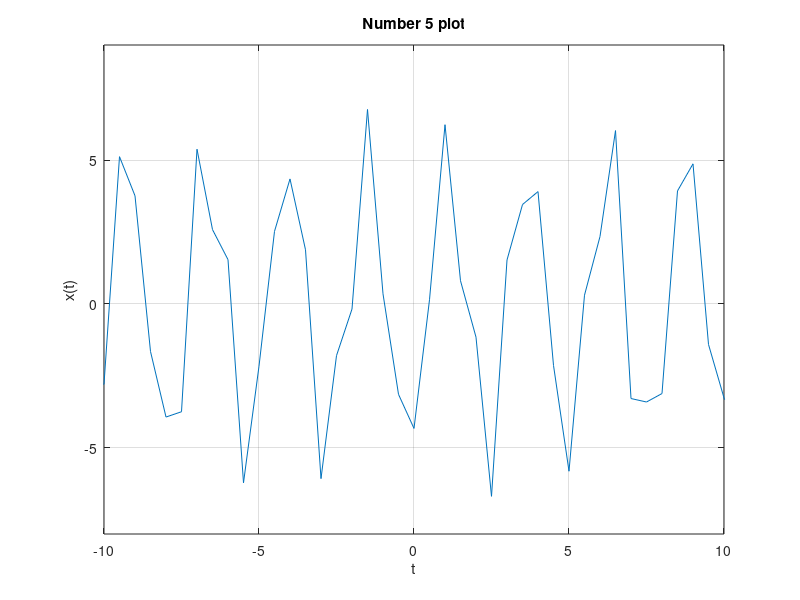

MATLAB code to generate this figure:
t = -80:0.5:80;
y = 5 * sin(15 * t - pi / 3) + 2 * sin(7 * t);
plot(t, y)
xlabel('t')
ylabel('x(t)')
title('Number 5 plot')
axis([-10 10 -8 9])
grid;
